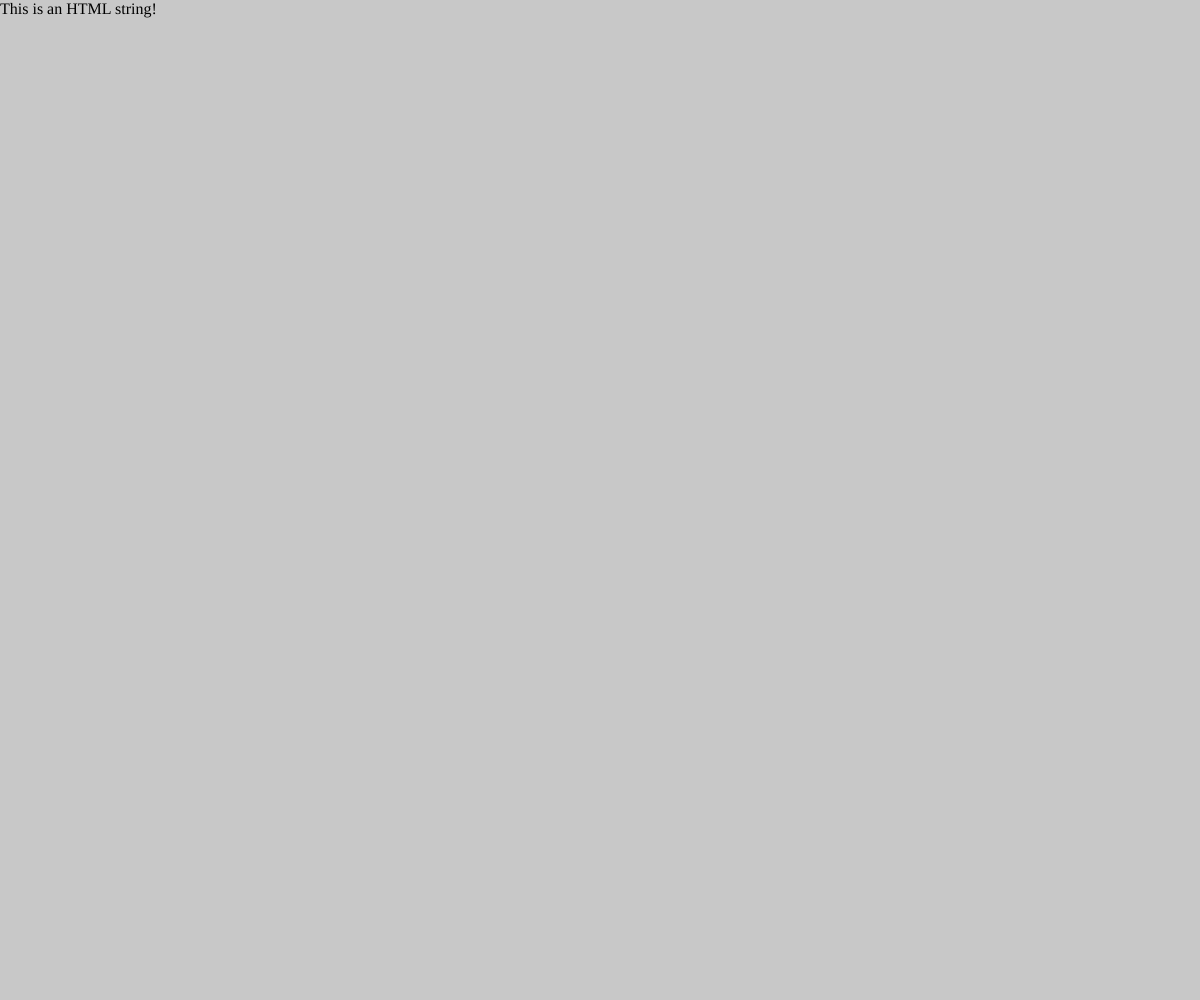
Frame 1 (no input)
Frame 60 (no input): identical to frame 1, image omitted
Frame 120 (the mouse pressed at the canvas centre since frame 60): identical to frame 1, image omitted

The p5.js sketch that drew this single still picture (run headless with seeded random() and noise() and a simulated clock; from frame 60 on, the mouse is pressed at the canvas centre):

// p5.js sketch
// ── sketch.js
var w = window.innerWidth;
var h = window.innerHeight;


function setup() {
	var myCanvas = createCanvas(w, h);
	var text = createDiv("This is an HTML string!");
	text.position(0, 0);
}

function draw() {
	background(200);
}
